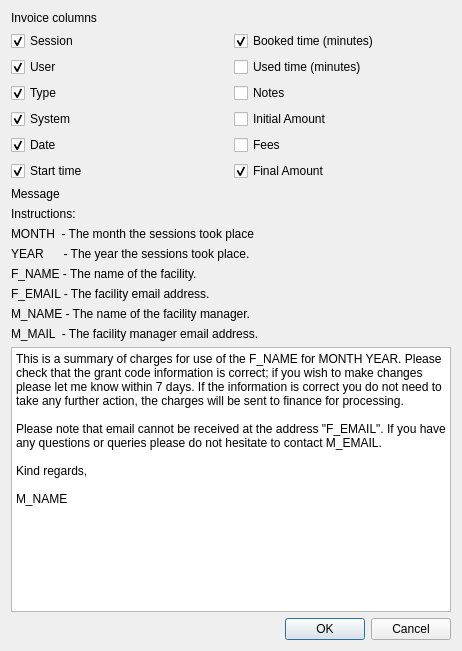
<?xml version="1.0" encoding="UTF-8"?>
<ui version="4.0">
 <class>Dialog</class>
 <widget class="QDialog" name="Dialog">
  <property name="geometry">
   <rect>
    <x>0</x>
    <y>0</y>
    <width>462</width>
    <height>651</height>
   </rect>
  </property>
  <property name="windowTitle">
   <string>Invoice Template Settings</string>
  </property>
  <layout class="QGridLayout" name="gridLayout">
   <item row="0" column="0" colspan="2">
    <widget class="QLabel" name="label_2">
     <property name="text">
      <string>Invoice columns</string>
     </property>
    </widget>
   </item>
   <item row="1" column="0">
    <layout class="QVBoxLayout" name="verticalLayout">
     <item>
      <widget class="QCheckBox" name="session_chk">
       <property name="text">
        <string>Session</string>
       </property>
       <property name="checked">
        <bool>true</bool>
       </property>
      </widget>
     </item>
     <item>
      <widget class="QCheckBox" name="user_chk">
       <property name="text">
        <string>User</string>
       </property>
       <property name="checked">
        <bool>true</bool>
       </property>
      </widget>
     </item>
     <item>
      <widget class="QCheckBox" name="type_chk">
       <property name="text">
        <string>Type</string>
       </property>
       <property name="checked">
        <bool>true</bool>
       </property>
      </widget>
     </item>
     <item>
      <widget class="QCheckBox" name="system_chk">
       <property name="text">
        <string>System</string>
       </property>
       <property name="checked">
        <bool>true</bool>
       </property>
      </widget>
     </item>
     <item>
      <widget class="QCheckBox" name="date_chk">
       <property name="text">
        <string>Date</string>
       </property>
       <property name="checked">
        <bool>true</bool>
       </property>
      </widget>
     </item>
     <item>
      <widget class="QCheckBox" name="start_chk">
       <property name="text">
        <string>Start time</string>
       </property>
       <property name="checked">
        <bool>true</bool>
       </property>
      </widget>
     </item>
    </layout>
   </item>
   <item row="1" column="1">
    <layout class="QVBoxLayout" name="verticalLayout_3">
     <item>
      <widget class="QCheckBox" name="booked_chk">
       <property name="text">
        <string>Booked time (minutes)</string>
       </property>
       <property name="checked">
        <bool>true</bool>
       </property>
      </widget>
     </item>
     <item>
      <widget class="QCheckBox" name="used_chk">
       <property name="text">
        <string>Used time (minutes)</string>
       </property>
      </widget>
     </item>
     <item>
      <widget class="QCheckBox" name="notes_chk">
       <property name="text">
        <string>Notes</string>
       </property>
      </widget>
     </item>
     <item>
      <widget class="QCheckBox" name="init_amount_chk">
       <property name="text">
        <string>Initial Amount</string>
       </property>
      </widget>
     </item>
     <item>
      <widget class="QCheckBox" name="fees_chk">
       <property name="text">
        <string>Fees</string>
       </property>
      </widget>
     </item>
     <item>
      <widget class="QCheckBox" name="final_amount_chk">
       <property name="text">
        <string>Final Amount</string>
       </property>
       <property name="checked">
        <bool>true</bool>
       </property>
      </widget>
     </item>
    </layout>
   </item>
   <item row="2" column="0" colspan="2">
    <layout class="QVBoxLayout" name="verticalLayout_2">
     <item>
      <widget class="QLabel" name="label">
       <property name="text">
        <string>Message</string>
       </property>
      </widget>
     </item>
     <item>
      <widget class="QLabel" name="label_3">
       <property name="text">
        <string>Instructions:</string>
       </property>
      </widget>
     </item>
     <item>
      <widget class="QLabel" name="label_5">
       <property name="text">
        <string>MONTH  - The month the sessions took place</string>
       </property>
      </widget>
     </item>
     <item>
      <widget class="QLabel" name="label_6">
       <property name="text">
        <string>YEAR      - The year the sessions took place.</string>
       </property>
      </widget>
     </item>
     <item>
      <widget class="QLabel" name="label_10">
       <property name="text">
        <string>F_NAME - The name of the facility.</string>
       </property>
      </widget>
     </item>
     <item>
      <widget class="QLabel" name="label_7">
       <property name="text">
        <string>F_EMAIL - The facility email address.</string>
       </property>
      </widget>
     </item>
     <item>
      <widget class="QLabel" name="label_9">
       <property name="text">
        <string>M_NAME - The name of the facility manager.</string>
       </property>
      </widget>
     </item>
     <item>
      <widget class="QLabel" name="label_8">
       <property name="text">
        <string>M_MAIL  - The facility manager email address.</string>
       </property>
      </widget>
     </item>
     <item>
      <widget class="QPlainTextEdit" name="message_text">
       <property name="plainText">
        <string>This is a summary of charges for use of the F_NAME for MONTH YEAR. Please check that the grant code information is correct; if you wish to make changes please let me know within 7 days. If the information is correct you do not need to take any further action, the charges will be sent to finance for processing.

Please note that email cannot be received at the address &quot;F_EMAIL&quot;. If you have any questions or queries please do not hesitate to contact M_EMAIL.

Kind regards,

M_NAME</string>
       </property>
      </widget>
     </item>
    </layout>
   </item>
   <item row="3" column="0" colspan="2">
    <layout class="QHBoxLayout" name="horizontalLayout">
     <item>
      <spacer name="horizontalSpacer">
       <property name="orientation">
        <enum>Qt::Horizontal</enum>
       </property>
       <property name="sizeHint" stdset="0">
        <size>
         <width>40</width>
         <height>20</height>
        </size>
       </property>
      </spacer>
     </item>
     <item>
      <widget class="QPushButton" name="template_ok">
       <property name="text">
        <string>OK</string>
       </property>
      </widget>
     </item>
     <item>
      <widget class="QPushButton" name="template_cancel">
       <property name="text">
        <string>Cancel</string>
       </property>
      </widget>
     </item>
    </layout>
   </item>
  </layout>
 </widget>
 <resources/>
 <connections/>
</ui>
